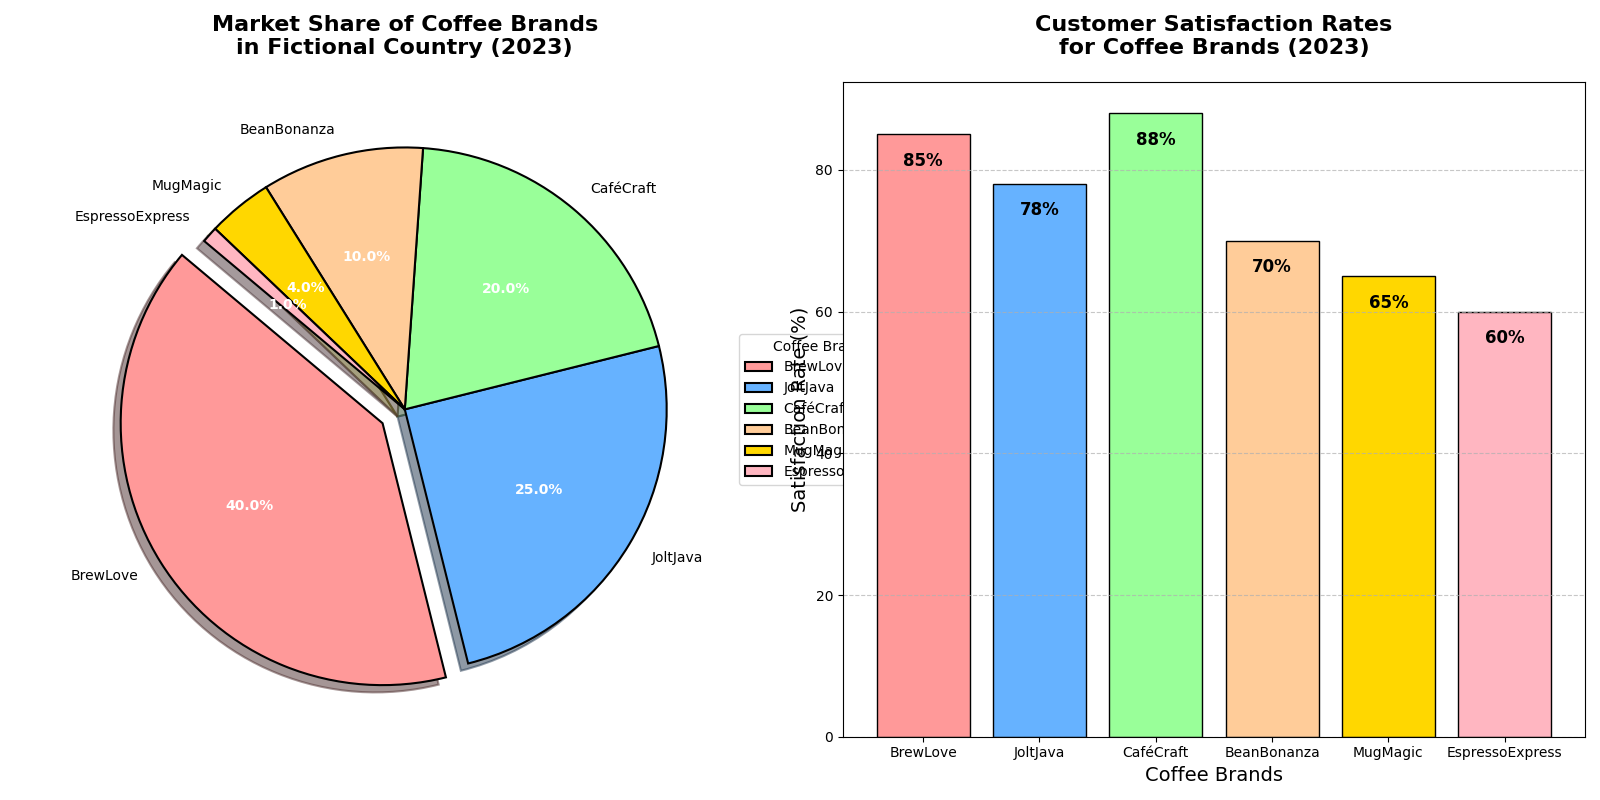

Generate this figure with Python:
import matplotlib.pyplot as plt
import numpy as np

# Define coffee brands and their respective market shares in percentage
coffee_brands = ['BrewLove', 'JoltJava', 'CaféCraft', 'BeanBonanza', 'MugMagic', 'EspressoExpress']
market_shares = [40, 25, 20, 10, 4, 1]

# Colors for the pie chart slices
colors = ['#FF9999', '#66B2FF', '#99FF99', '#FFCC99', '#FFD700', '#FFB6C1']

# Explode the largest slice (BrewLove) for emphasis
explode = [0.1, 0, 0, 0, 0, 0]

# Additional data for customer satisfaction rates of these coffee brands
customer_satisfaction = [85, 78, 88, 70, 65, 60]

# Create a figure with 1 row and 2 columns of subplots
fig, axs = plt.subplots(1, 2, figsize=(16, 8))

# Pie Chart for Market Shares
wedges, texts, autotexts = axs[0].pie(
    market_shares, 
    explode=explode, 
    labels=coffee_brands, 
    autopct='%1.1f%%', 
    startangle=140, 
    colors=colors, 
    wedgeprops={'edgecolor': 'black', 'linewidth': 1.5},
    shadow=True
)

# Adjust text size and color
for autotext in autotexts:
    autotext.set_color('white')
    autotext.set_fontweight('bold')

axs[0].set_title('Market Share of Coffee Brands\nin Fictional Country (2023)', fontsize=16, fontweight='bold', pad=20)

# Bar Chart for Customer Satisfaction Rates
bars = axs[1].bar(coffee_brands, customer_satisfaction, color=colors, edgecolor='black')

# Adding value labels to bars
for bar in bars:
    height = bar.get_height()
    axs[1].text(bar.get_x() + bar.get_width() / 2, height - 5, f'{height}%', 
                ha='center', va='bottom', fontsize=12, fontweight='bold')

axs[1].set_title('Customer Satisfaction Rates\nfor Coffee Brands (2023)', fontsize=16, fontweight='bold', pad=20)
axs[1].set_xlabel('Coffee Brands', fontsize=14)
axs[1].set_ylabel('Satisfaction Rate (%)', fontsize=14)
axs[1].yaxis.grid(True, linestyle='--', alpha=0.7)

# Adjust layout to ensure no overlaps
plt.tight_layout()

# Add legends
axs[0].legend(wedges, coffee_brands, title="Coffee Brands", loc="center left", bbox_to_anchor=(1, 0, 0.5, 1))

# Show the plot
plt.show()
